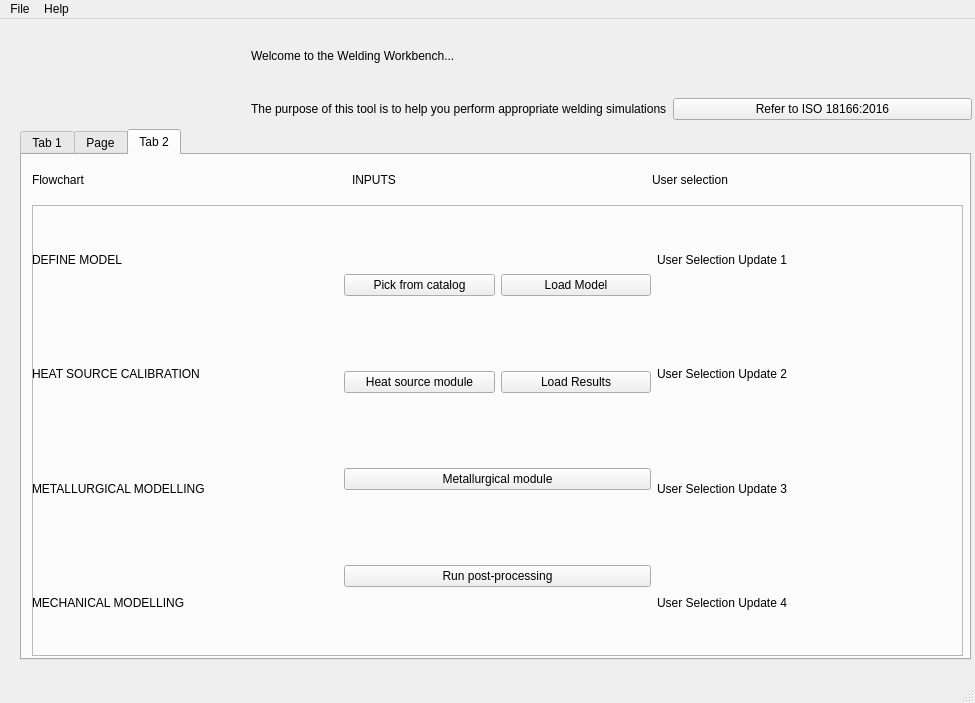
<?xml version="1.0" encoding="UTF-8"?>
<ui version="4.0">
 <class>MainWindow</class>
 <widget class="QMainWindow" name="MainWindow">
  <property name="geometry">
   <rect>
    <x>0</x>
    <y>0</y>
    <width>975</width>
    <height>703</height>
   </rect>
  </property>
  <property name="windowTitle">
   <string>MainWindow</string>
  </property>
  <widget class="QWidget" name="centralwidget">
   <widget class="QTabWidget" name="tabWidget">
    <property name="geometry">
     <rect>
      <x>20</x>
      <y>110</y>
      <width>951</width>
      <height>531</height>
     </rect>
    </property>
    <property name="inputMethodHints">
     <set>Qt::ImhNone</set>
    </property>
    <property name="currentIndex">
     <number>2</number>
    </property>
    <widget class="QWidget" name="tab">
     <attribute name="title">
      <string>Tab 1</string>
     </attribute>
     <widget class="QFrame" name="frame">
      <property name="geometry">
       <rect>
        <x>10</x>
        <y>10</y>
        <width>931</width>
        <height>181</height>
       </rect>
      </property>
      <property name="frameShape">
       <enum>QFrame::StyledPanel</enum>
      </property>
      <property name="frameShadow">
       <enum>QFrame::Raised</enum>
      </property>
      <widget class="QWidget" name="verticalLayoutWidget_2">
       <property name="geometry">
        <rect>
         <x>0</x>
         <y>0</y>
         <width>921</width>
         <height>170</height>
        </rect>
       </property>
       <layout class="QVBoxLayout" name="verticalLayout_2">
        <item>
         <widget class="QLabel" name="label_2">
          <property name="text">
           <string>SIMULATION OBJECTIVES </string>
          </property>
         </widget>
        </item>
        <item>
         <widget class="QLabel" name="label">
          <property name="text">
           <string>What is the main purpose of your weld simulation?</string>
          </property>
         </widget>
        </item>
        <item>
         <widget class="QCheckBox" name="checkBox_3">
          <property name="text">
           <string>Engineering scale defect analysis</string>
          </property>
         </widget>
        </item>
        <item>
         <widget class="QCheckBox" name="checkBox_4">
          <property name="text">
           <string>Understanding Microstructural and degradation conditions in the weld</string>
          </property>
         </widget>
        </item>
        <item>
         <widget class="QCheckBox" name="checkBox_2">
          <property name="text">
           <string>Optimisation of welding procedures</string>
          </property>
         </widget>
        </item>
        <item>
         <widget class="QCheckBox" name="checkBox">
          <property name="text">
           <string>Other</string>
          </property>
         </widget>
        </item>
       </layout>
      </widget>
     </widget>
     <widget class="QFrame" name="frame_2">
      <property name="geometry">
       <rect>
        <x>10</x>
        <y>210</y>
        <width>931</width>
        <height>161</height>
       </rect>
      </property>
      <property name="frameShape">
       <enum>QFrame::StyledPanel</enum>
      </property>
      <property name="frameShadow">
       <enum>QFrame::Raised</enum>
      </property>
      <widget class="QWidget" name="verticalLayoutWidget_3">
       <property name="geometry">
        <rect>
         <x>0</x>
         <y>0</y>
         <width>921</width>
         <height>141</height>
        </rect>
       </property>
       <layout class="QVBoxLayout" name="verticalLayout_3">
        <item>
         <widget class="QLabel" name="label_3">
          <property name="text">
           <string>SUGGESTED ACTIVITY</string>
          </property>
         </widget>
        </item>
        <item>
         <widget class="QLabel" name="label_7">
          <property name="text">
           <string>Info to user</string>
          </property>
         </widget>
        </item>
       </layout>
      </widget>
     </widget>
     <zorder>frame_2</zorder>
     <zorder>frame</zorder>
    </widget>
    <widget class="QWidget" name="tab_3">
     <attribute name="title">
      <string>Page</string>
     </attribute>
     <widget class="QFrame" name="frame_3">
      <property name="geometry">
       <rect>
        <x>10</x>
        <y>10</y>
        <width>931</width>
        <height>171</height>
       </rect>
      </property>
      <property name="frameShape">
       <enum>QFrame::StyledPanel</enum>
      </property>
      <property name="frameShadow">
       <enum>QFrame::Raised</enum>
      </property>
      <widget class="QWidget" name="verticalLayoutWidget_5">
       <property name="geometry">
        <rect>
         <x>0</x>
         <y>0</y>
         <width>931</width>
         <height>170</height>
        </rect>
       </property>
       <layout class="QVBoxLayout" name="verticalLayout_5">
        <item>
         <widget class="QLabel" name="label_13">
          <property name="text">
           <string>AS WELDED RESIDUAL STRESS PROFILES</string>
          </property>
         </widget>
        </item>
        <item>
         <widget class="QLabel" name="label_15">
          <property name="text">
           <string>How well do you need to know your residual stress distribution?</string>
          </property>
         </widget>
        </item>
        <item>
         <widget class="QRadioButton" name="radioButton_4">
          <property name="text">
           <string>Rough distribution (conservative estimate)</string>
          </property>
         </widget>
        </item>
        <item>
         <widget class="QRadioButton" name="radioButton_3">
          <property name="text">
           <string>Detailed distribution (less conservative estimate)</string>
          </property>
         </widget>
        </item>
        <item>
         <widget class="QRadioButton" name="radioButton_2">
          <property name="text">
           <string>Detailed distribution (least conservative estimate)</string>
          </property>
         </widget>
        </item>
       </layout>
      </widget>
     </widget>
     <widget class="QFrame" name="frame_4">
      <property name="geometry">
       <rect>
        <x>10</x>
        <y>210</y>
        <width>931</width>
        <height>171</height>
       </rect>
      </property>
      <property name="frameShape">
       <enum>QFrame::StyledPanel</enum>
      </property>
      <property name="frameShadow">
       <enum>QFrame::Raised</enum>
      </property>
      <widget class="QWidget" name="verticalLayoutWidget_7">
       <property name="geometry">
        <rect>
         <x>0</x>
         <y>0</y>
         <width>931</width>
         <height>170</height>
        </rect>
       </property>
       <layout class="QVBoxLayout" name="verticalLayout_10">
        <item>
         <widget class="QLabel" name="label_24">
          <property name="text">
           <string>POST WELD HEAT TREATMENT RESIDUAL STRESS PROFILES</string>
          </property>
         </widget>
        </item>
        <item>
         <widget class="QLabel" name="label_25">
          <property name="text">
           <string>How well do you need to know your residual stress distribution?</string>
          </property>
         </widget>
        </item>
        <item>
         <widget class="QRadioButton" name="radioButton_5">
          <property name="text">
           <string>Rough distribution (conservative estimate)</string>
          </property>
         </widget>
        </item>
        <item>
         <widget class="QRadioButton" name="radioButton_6">
          <property name="text">
           <string>Detailed distribution (less conservative estimate)</string>
          </property>
         </widget>
        </item>
        <item>
         <widget class="QRadioButton" name="radioButton_7">
          <property name="text">
           <string>Detailed distribution (least conservative estimate)</string>
          </property>
         </widget>
        </item>
        <item>
         <widget class="QRadioButton" name="radioButton_8">
          <property name="text">
           <string>Not Applicable</string>
          </property>
         </widget>
        </item>
       </layout>
      </widget>
     </widget>
     <widget class="QFrame" name="frame_5">
      <property name="geometry">
       <rect>
        <x>10</x>
        <y>410</y>
        <width>931</width>
        <height>81</height>
       </rect>
      </property>
      <property name="frameShape">
       <enum>QFrame::StyledPanel</enum>
      </property>
      <property name="frameShadow">
       <enum>QFrame::Raised</enum>
      </property>
      <widget class="QWidget" name="horizontalLayoutWidget">
       <property name="geometry">
        <rect>
         <x>0</x>
         <y>0</y>
         <width>931</width>
         <height>81</height>
        </rect>
       </property>
       <layout class="QHBoxLayout" name="horizontalLayout_4">
        <item>
         <layout class="QVBoxLayout" name="verticalLayout_7">
          <item>
           <widget class="QLabel" name="label_16">
            <property name="text">
             <string>SUGGESTED ACTION</string>
            </property>
           </widget>
          </item>
          <item>
           <widget class="QLabel" name="label_23">
            <property name="text">
             <string>... Make selections above....</string>
            </property>
           </widget>
          </item>
         </layout>
        </item>
        <item>
         <widget class="QPushButton" name="pushButton_3">
          <property name="text">
           <string>Run FE Model</string>
          </property>
          <property name="checkable">
           <bool>false</bool>
          </property>
          <property name="checked">
           <bool>false</bool>
          </property>
         </widget>
        </item>
       </layout>
      </widget>
     </widget>
     <zorder>frame_4</zorder>
     <zorder>frame_3</zorder>
     <zorder>frame_5</zorder>
    </widget>
    <widget class="QWidget" name="tab_2">
     <attribute name="title">
      <string>Tab 2</string>
     </attribute>
     <widget class="QLabel" name="label_17">
      <property name="geometry">
       <rect>
        <x>330</x>
        <y>0</y>
        <width>244</width>
        <height>49</height>
       </rect>
      </property>
      <property name="text">
       <string>INPUTS</string>
      </property>
     </widget>
     <widget class="QLabel" name="label_18">
      <property name="geometry">
       <rect>
        <x>10</x>
        <y>0</y>
        <width>244</width>
        <height>49</height>
       </rect>
      </property>
      <property name="text">
       <string>Flowchart</string>
      </property>
     </widget>
     <widget class="QLabel" name="label_27">
      <property name="geometry">
       <rect>
        <x>630</x>
        <y>0</y>
        <width>244</width>
        <height>49</height>
       </rect>
      </property>
      <property name="text">
       <string>User selection</string>
      </property>
     </widget>
     <widget class="QFrame" name="frame_6">
      <property name="geometry">
       <rect>
        <x>10</x>
        <y>50</y>
        <width>931</width>
        <height>451</height>
       </rect>
      </property>
      <property name="frameShape">
       <enum>QFrame::StyledPanel</enum>
      </property>
      <property name="frameShadow">
       <enum>QFrame::Raised</enum>
      </property>
      <widget class="QWidget" name="horizontalLayoutWidget_2">
       <property name="geometry">
        <rect>
         <x>0</x>
         <y>0</y>
         <width>931</width>
         <height>452</height>
        </rect>
       </property>
       <layout class="QHBoxLayout" name="horizontalLayout_2">
        <item>
         <layout class="QVBoxLayout" name="verticalLayout_6">
          <item>
           <widget class="QLabel" name="label_9">
            <property name="text">
             <string>DEFINE MODEL</string>
            </property>
           </widget>
          </item>
          <item>
           <widget class="QLabel" name="label_12">
            <property name="text">
             <string>HEAT SOURCE CALIBRATION</string>
            </property>
           </widget>
          </item>
          <item>
           <widget class="QLabel" name="label_11">
            <property name="text">
             <string>METALLURGICAL MODELLING</string>
            </property>
           </widget>
          </item>
          <item>
           <widget class="QLabel" name="label_14">
            <property name="text">
             <string>MECHANICAL MODELLING</string>
            </property>
           </widget>
          </item>
         </layout>
        </item>
        <item>
         <layout class="QVBoxLayout" name="verticalLayout_9">
          <item>
           <layout class="QHBoxLayout" name="horizontalLayout_3">
            <item>
             <widget class="QPushButton" name="pushButton_2">
              <property name="text">
               <string>Pick from catalog</string>
              </property>
             </widget>
            </item>
            <item>
             <widget class="QPushButton" name="pushButton_5">
              <property name="text">
               <string>Load Model</string>
              </property>
             </widget>
            </item>
           </layout>
          </item>
          <item>
           <layout class="QHBoxLayout" name="horizontalLayout_8">
            <item>
             <widget class="QPushButton" name="pushButton_4">
              <property name="text">
               <string>Heat source module</string>
              </property>
             </widget>
            </item>
            <item>
             <widget class="QPushButton" name="pushButton_8">
              <property name="text">
               <string>Load Results</string>
              </property>
             </widget>
            </item>
           </layout>
          </item>
          <item>
           <layout class="QHBoxLayout" name="horizontalLayout_5">
            <item>
             <widget class="QPushButton" name="pushButton_6">
              <property name="text">
               <string>Metallurgical module</string>
              </property>
             </widget>
            </item>
           </layout>
          </item>
          <item>
           <layout class="QHBoxLayout" name="horizontalLayout_6">
            <item>
             <widget class="QPushButton" name="pushButton_7">
              <property name="text">
               <string>Run post-processing</string>
              </property>
             </widget>
            </item>
           </layout>
          </item>
         </layout>
        </item>
        <item>
         <layout class="QVBoxLayout" name="verticalLayout_8">
          <item>
           <widget class="QLabel" name="label_19">
            <property name="text">
             <string>User Selection Update 1</string>
            </property>
           </widget>
          </item>
          <item>
           <widget class="QLabel" name="label_20">
            <property name="text">
             <string>User Selection Update 2</string>
            </property>
           </widget>
          </item>
          <item>
           <widget class="QLabel" name="label_21">
            <property name="text">
             <string>User Selection Update 3</string>
            </property>
           </widget>
          </item>
          <item>
           <widget class="QLabel" name="label_22">
            <property name="text">
             <string>User Selection Update 4</string>
            </property>
           </widget>
          </item>
         </layout>
        </item>
       </layout>
      </widget>
     </widget>
     <zorder>frame_6</zorder>
     <zorder>label_17</zorder>
     <zorder>label_18</zorder>
     <zorder>label_27</zorder>
    </widget>
   </widget>
   <widget class="QWidget" name="verticalLayoutWidget">
    <property name="geometry">
     <rect>
      <x>251</x>
      <y>0</y>
      <width>721</width>
      <height>101</height>
     </rect>
    </property>
    <layout class="QVBoxLayout" name="verticalLayout">
     <item>
      <widget class="QLabel" name="label_5">
       <property name="text">
        <string>Welcome to the Welding Workbench...</string>
       </property>
      </widget>
     </item>
     <item>
      <layout class="QHBoxLayout" name="horizontalLayout">
       <item>
        <widget class="QLabel" name="label_4">
         <property name="text">
          <string>The purpose of this tool is to help you perform appropriate welding simulations</string>
         </property>
        </widget>
       </item>
       <item>
        <widget class="QPushButton" name="pushButton">
         <property name="text">
          <string>Refer to ISO 18166:2016</string>
         </property>
        </widget>
       </item>
      </layout>
     </item>
    </layout>
   </widget>
   <widget class="QLabel" name="label_6">
    <property name="geometry">
     <rect>
      <x>10</x>
      <y>10</y>
      <width>231</width>
      <height>91</height>
     </rect>
    </property>
    <property name="text">
     <string/>
    </property>
    <property name="pixmap">
     <pixmap>sindri_logo.png</pixmap>
    </property>
    <property name="scaledContents">
     <bool>true</bool>
    </property>
   </widget>
  </widget>
  <widget class="QMenuBar" name="menubar">
   <property name="geometry">
    <rect>
     <x>0</x>
     <y>0</y>
     <width>975</width>
     <height>22</height>
    </rect>
   </property>
   <widget class="QMenu" name="menuFile">
    <property name="title">
     <string>File</string>
    </property>
    <addaction name="separator"/>
    <addaction name="actionSave"/>
    <addaction name="actionOpen"/>
    <addaction name="actionNew"/>
   </widget>
   <widget class="QMenu" name="menuHelp">
    <property name="title">
     <string>Help</string>
    </property>
    <addaction name="actionAbout_Welding_Workbench"/>
   </widget>
   <addaction name="menuFile"/>
   <addaction name="menuHelp"/>
  </widget>
  <widget class="QStatusBar" name="statusbar"/>
  <action name="actionSave">
   <property name="text">
    <string>Save...</string>
   </property>
  </action>
  <action name="actionOpen">
   <property name="text">
    <string>Open...</string>
   </property>
  </action>
  <action name="actionNew">
   <property name="text">
    <string>New...</string>
   </property>
  </action>
  <action name="actionAbout_Welding_Workbench">
   <property name="text">
    <string>About Welding Workbench...</string>
   </property>
  </action>
 </widget>
 <resources/>
 <connections/>
</ui>
